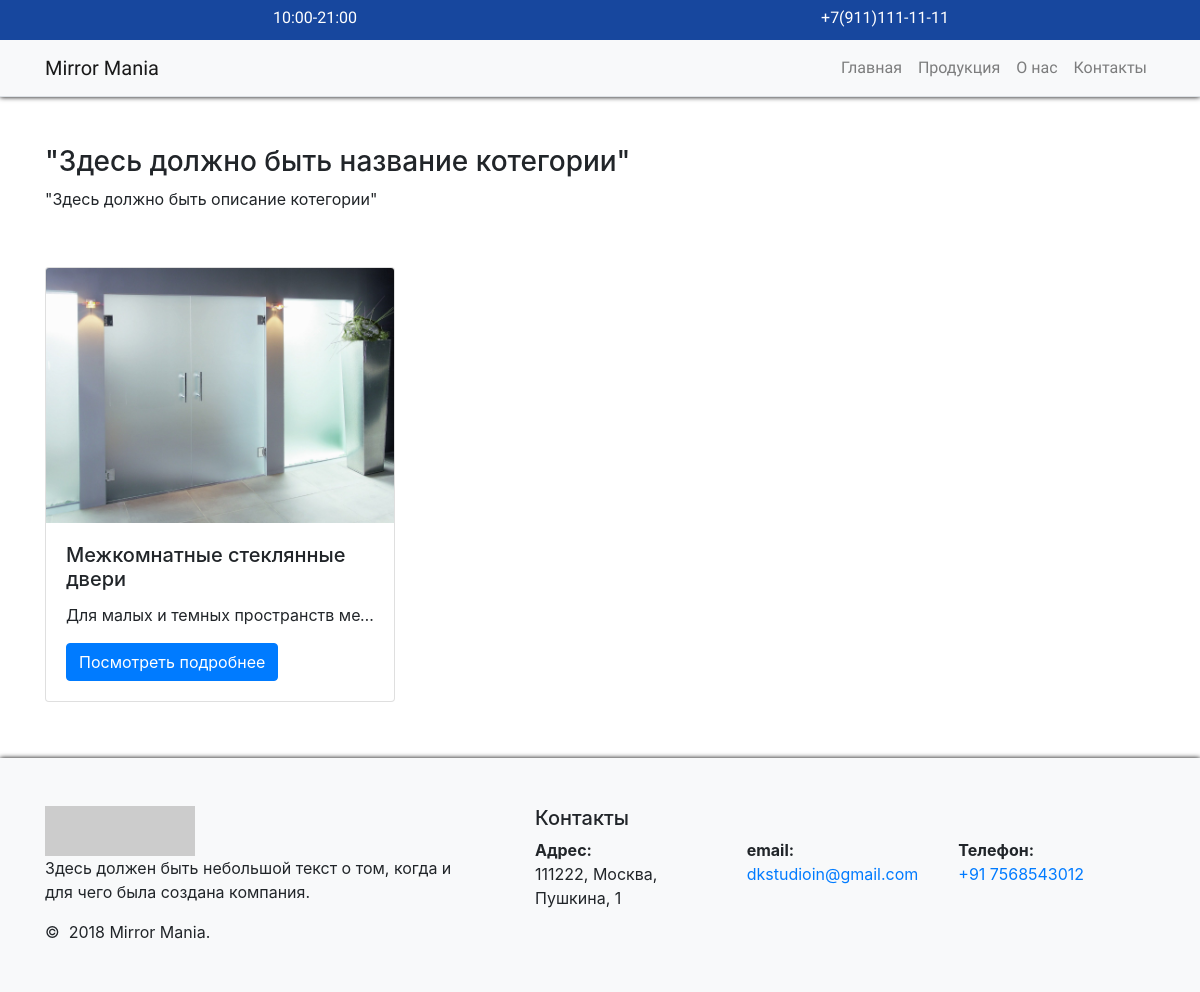
Page /dveri on the committed database.
### main/models.py (models this page shows, shortened)
class Item(models.Model):
    name = models.CharField(max_length=200, verbose_name="Наименование")
    slug = models.SlugField(max_length=200, unique=True)
    price = models.DecimalField(max_digits=10, decimal_places=2, verbose_name="Цена товара")
    description = models.TextField(blank=True, verbose_name="Описание")
    category = models.ForeignKey(Category, on_delete=models.CASCADE, verbose_name="Категория")
    available = models.BooleanField(default=True, verbose_name="Доступно")
    image_main = models.ImageField(upload_to="items/%Y/%m/%d", verbose_name="Главная фотография")
    class Meta:
        ordering = ('name',)
        verbose_name = "Предмет"
        verbose_name_plural = "Предметы"
    def get_absolute_url(self):
        return reverse('main:product_detail', args=[self.id, self.slug])

### main/views.py (the view)
# urls.py: path('<slug:category_slug>', views.CategoryProductsListView.as_view(), name='product_list_by_category'),
class CategoryProductsListView(TemplateResponseMixin, View):
    template_name = 'main/item_list.html'
    def get(self, request, category_slug):
        category = get_object_or_404(Category, slug=category_slug)
        items_of_category = Item.objects.filter(category=category)
        return self.render_to_response({'items': items_of_category})

### main/templates/main/item_list.html (shortened to what this page needs)
{% extends "base.html" %}
{% block content %}
    <div class="container my-5">
        <h3 class="">"Здесь должно быть название котегории"{{ category.name }}</h3>
        <p>"Здесь должно быть описание котегории"{{ category.description }}</p>
        <div class="row justify-content-between my-5">
            {% for item in items %}
                <div class="col-lg-4 col-md-6 col-sm-6 col-xs-12">
                    <div class="card my-2">
                        <img class="card-img-top" src="{{ item.image_main.url }}" alt="Card image cap">
                        <div class="card-body">
                            <h5 class="card-title">{{ item.name }}</h5>
                            <p class="card-text" style="white-space: nowrap; overflow:hidden; text-overflow: ellipsis;">{{ item.description }}</p>
                            <a href="{{ item.get_absolute_url }}" class="btn btn-primary">Посмотреть подробнее</a>
                        </div>
                    </div>
                </div>
            {% endfor %}
        </div>
    </div>
{% endblock %}

### main/static/css/style.css (style rules this page uses)
body { margin: 0; padding: 0; font-family: 'Roboto', sans-serif; }
.card { width: 100%; }
.card > img { width: 100%; }

### rows in the picture
Item: image_main (picture), name "Межкомнатные стеклянные двери", description "Для малых и темных пространств ме…"
